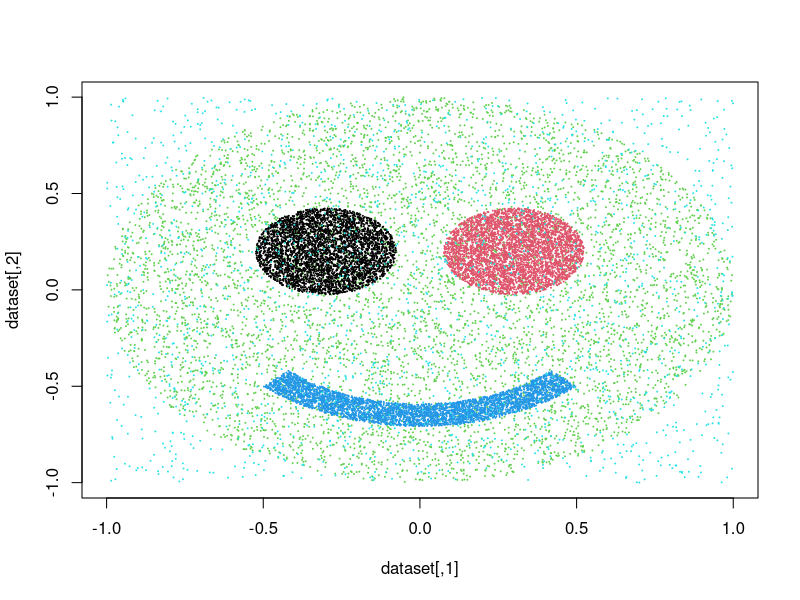
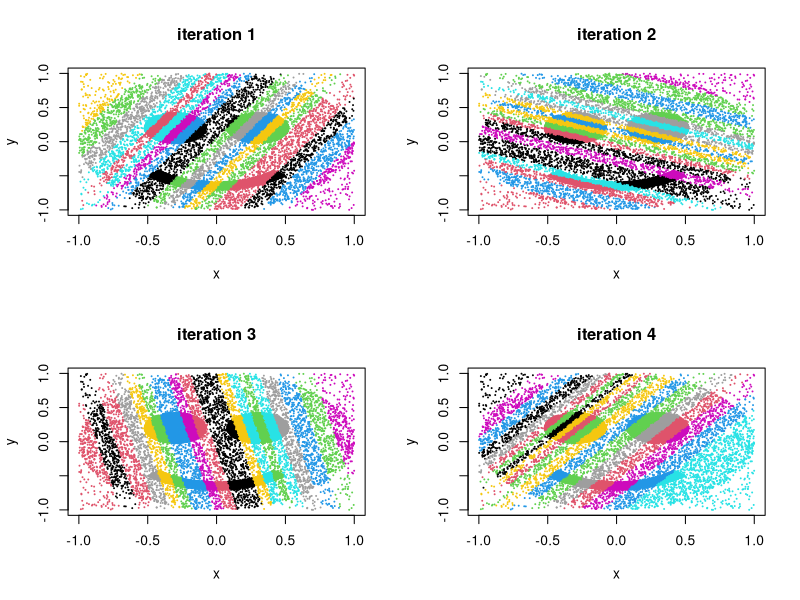
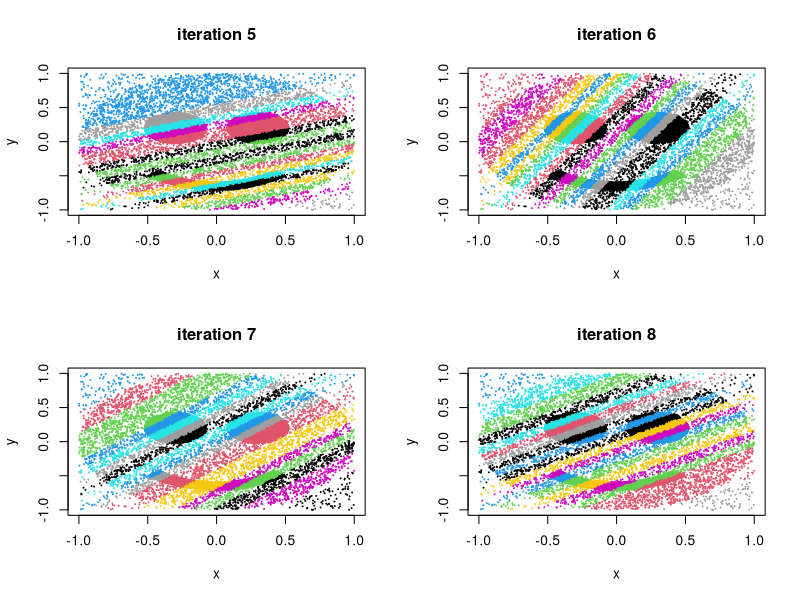
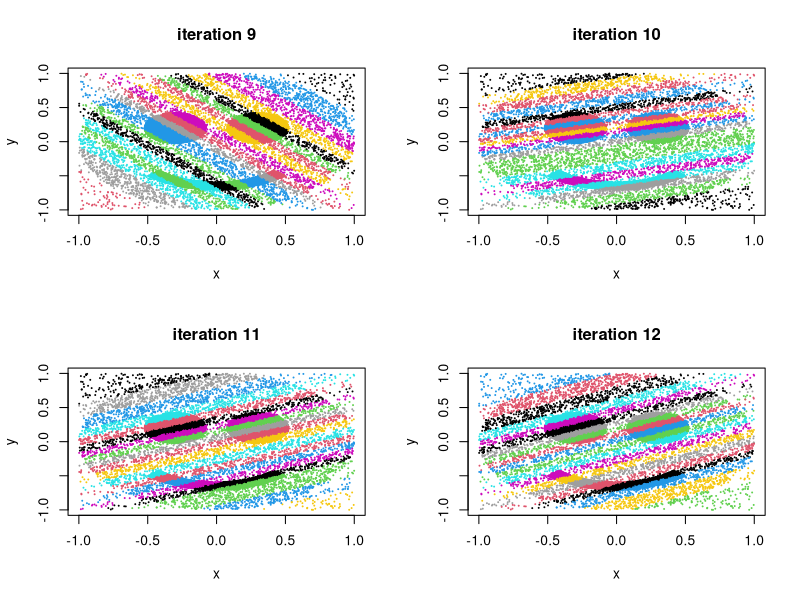
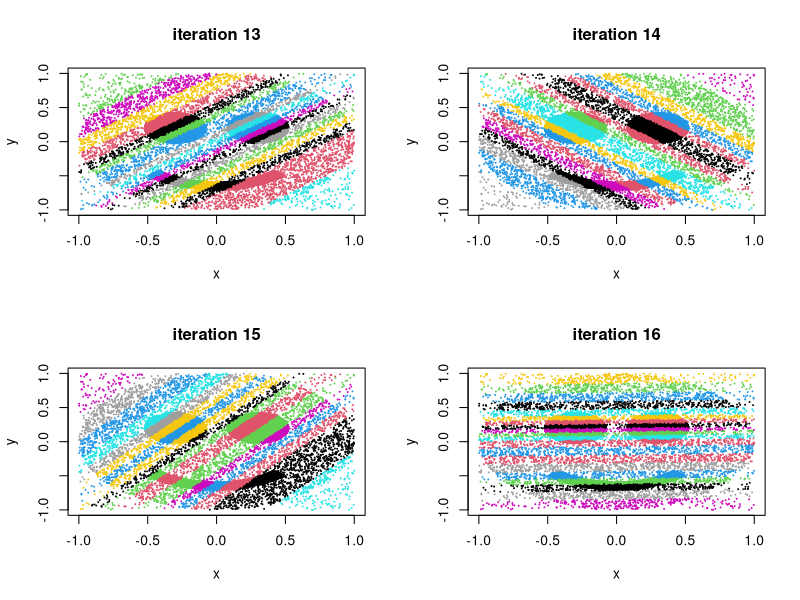
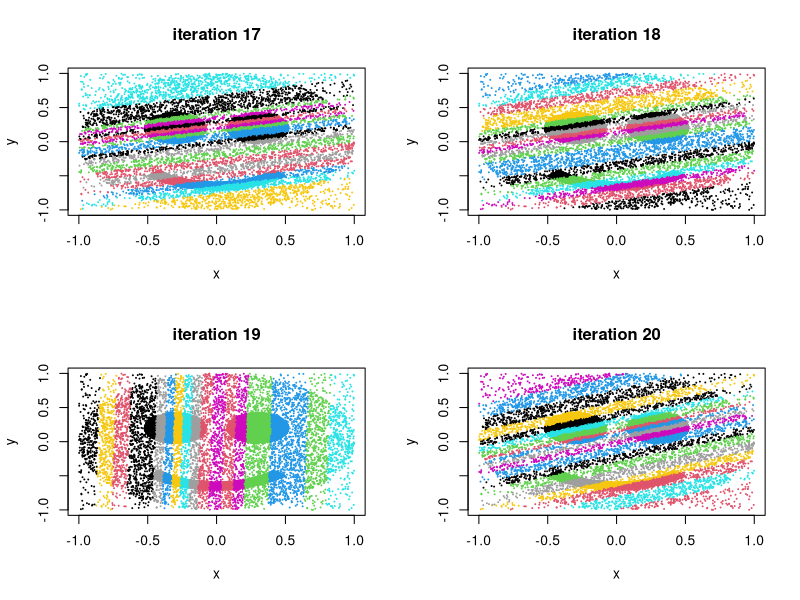
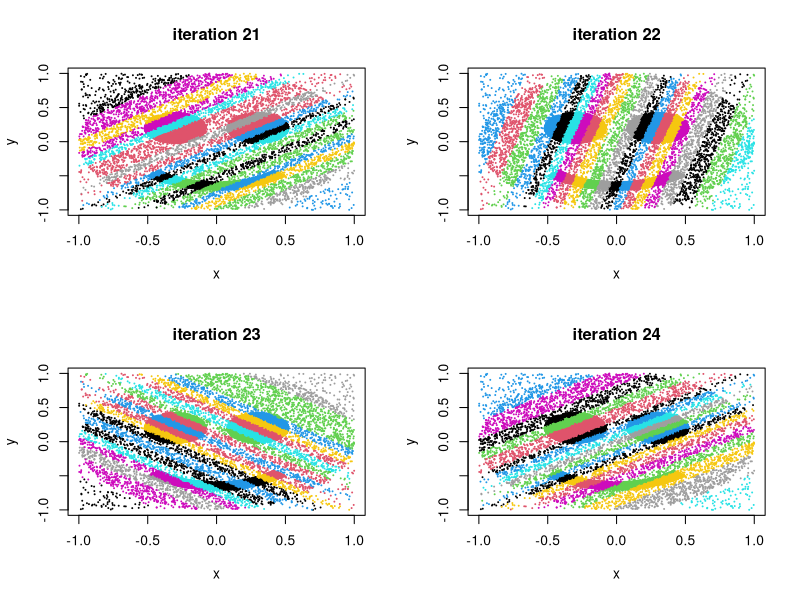
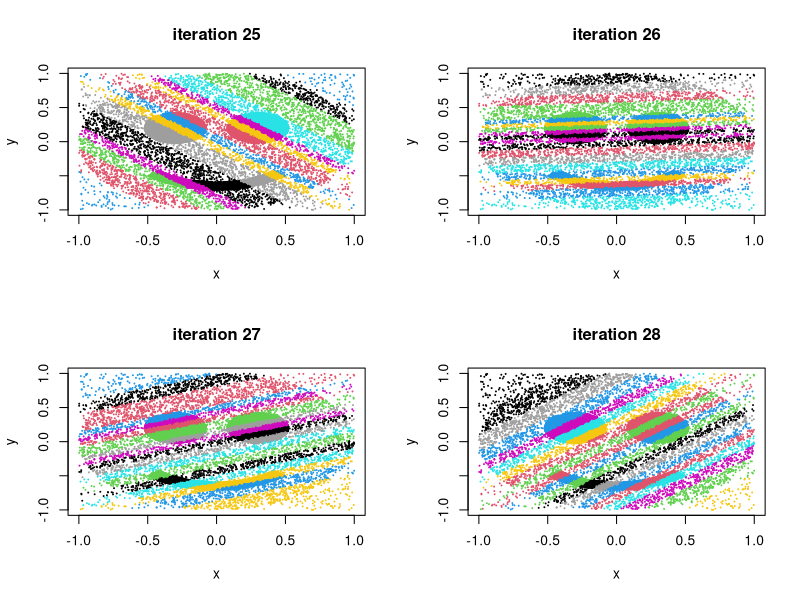

These figures' R source, in order: (Note: this script raises an error after producing the figures.)
##new smiley face generator
#generate fake data
nface = 6000
neye1 = 4000
neye2 = 4000
nmouth = 4000
noutliers = 2000

draw_circle <- function(n,center = c(0,0),maxradius = 1) {
  radius <- runif(n,0,maxradius)
  theta <- runif(n,0,2*pi)
  cbind(center[1] + sqrt(radius) * cos(theta),center[2] + sqrt(radius) * sin(theta))
}

draw_arc <- function(n,thetalimits = c(1.25* pi, 1.75*pi ), radius = .35, jitter = .15) {
  radius <- runif(n,radius,radius+jitter)
  theta <- runif(n, thetalimits[1], thetalimits[2])
  cbind(sqrt(radius) * cos(theta),sqrt(radius) * sin(theta))
}

draw_unif <- function(n, radius = 1) {
  cbind( runif(n, -radius, radius), runif(n, -radius, radius) )
}

dataset <- rbind(draw_circle(nface),
                 draw_circle(neye1,c(-.3,.2),.05),
                 draw_circle(neye1,c(.3,.2),.05),
                 draw_arc(nmouth),
                 draw_unif(noutliers))

labels = factor(
  c(rep("face",nface),
    rep("eye1",neye1),
    rep("eye2",neye2),
    rep("mouth",nmouth),
    rep("outliers",noutliers)
    ))

plot(dataset,col=labels,cex=.1)



###TRY SPIRAL DATASET
#dataset <- rbind(draw_arc(2000, c(0,2*pi), 6 , .005),
#                 draw_arc(2000, c(0,2*pi), 15 , .005))
#plot(dataset)






require(slam)
require(Matrix)
#library(methods)
#source("C:/Users/sramesh/Documents/GitHub/helper.R") #helper functions

factor2sparseMatrix <- function(v) {
  sparseMatrix(i=1:length(v),j=as.numeric(v),x=1,
               dims=c(length(v),nlevels(v)),
               dimnames = list(i = names(v), j = levels(v)))
}

dtm <- data.matrix(dataset)

###PART 1
N <- dim(dtm)[1]
D <- dim(dtm)[2]
datamatrix <- dtm

H <- 80
png(file=paste("smiley_projections.png"),height=10, width=10, units="in", res=600)
par(mfrow=c(2,2))
iterationoutput<- sapply(1:H, function(x) {
  print(paste("iteration",x))
  #s<- sample(1:dim(smiley)[1],800)
  s <- 1:dim(datamatrix)[1]
  #draw random projection
  proj <- matrix(rnorm(D*1,0,1),nrow=D)
  projdata <- datamatrix %*% proj
  K <- 20
  cl <- kmeans(projdata, K)
  plot(datamatrix[s,],col=cl$cluster, main = paste("iteration",x), xlab= 'x', ylab='y', cex=.1)
  data.frame(partid = x,
             docid = s,
             kid = cl$cluster, row.names=NULL)
}, simplify=FALSE)
par(mfrow=c(1,1))
dev.off()
partitions <- do.call(rbind,iterationoutput)


##PART 2
partitions$docid <- factor(partitions$docid,levels=1:N)
partitions$hyperedge <- factor(paste(partitions$partid,partitions$kid))
iterationclusters <- long_to_stm(partitions,ivar="hyperedge",jvar="docid",var="hyperedge")
iterationexists <- as.sparseMatrix(long_to_stm(partitions,ivar="hyperedge",jvar="docid",var="kid")) >0



spectral <- function(m,k) {
  print("constructing laplacian")
  diag(m) <- 0
  Dsqrt = Diagonal(ncol(m),1/sqrt(rowSums(m)))
  m = as.matrix(Dsqrt %*% m %*% Dsqrt)
  print("computing eigenvectors")
  ev <- eigen(m, symmetric=TRUE)
  topk <- ev$vectors[,1:k]
  topk = apply(topk, 2, function(x) (x-mean(x))/sd(x))
  cl <- kmeans(topk,k,nstart=5)$cluster
}

hypergraph <- iterationexists %*% t(iterationexists)
clustercounts <- diag(hypergraph)
norm <- sqrt(clustercounts) %o% sqrt(clustercounts)
lift <- hypergraph/norm

uniongraph <- outer(clustercounts,clustercounts,function(X,Y) X + Y) -hypergraph
jaccard <- hypergraph / uniongraph

k<- 4

##schema:
##lift_cluster, lift_x, lift_y, jaccard_cluster, jaccard_x, jaccard_y

outmat <- do.call(cbind,lapply (list(hyp=hypergraph), function(g){
  #dmat <- as.matrix(1-g)
  dmat <- exp(-g)
  l4p <- cmdscale(dmat)*100
  #affinity = ifelse(as.matrix(g)>quantile(as.vector(g),1-1/H),1,0.0001)
  #affinity = exp(-dmat /(.05 * sd(dmat)^2))
  affinity = g
  cl <- spectral(affinity,k)
  cbind(cl,l4p)
}))

metalabel.sizes <- rowSums(iterationexists)
metalabel.labels <- factor(outmat[,1],levels=1:k)
metalabel.assign <- factor2sparseMatrix(metalabel.labels)
votematrix = t(metalabel.assign) %*% iterationexists
ensemblelabels = apply(votematrix,2,which.max)
entropy = apply(votematrix,2, function(x) -sum(x/sum(x)*log(x/sum(x)),na.rm = TRUE))
colorvar.entropy <- convertcolor(entropy,ncolors=100, start="blue",end="yellow")

density = as.vector(log(metalabel.sizes) %*% iterationexists)
colorvar.density <- convertcolor(-density,ncolors=100, start="blue",end="yellow")

metalabel.coords <- outmat[,2:3]
ensemble.coords = t(t(metalabel.coords) %*% iterationexists)/H

#raw data with labels
png(file=paste("smiley_labels.png"),height=6, width=10, units="in", res=800)
par(mfrow=c(1,2))
plot(dataset,col=labels,cex=.1, xlab="smiley x", ylab ="smiley y", main = "colored by ground truth")
plot(dataset,col=ensemblelabels,cex=.1, xlab="smiley x", ylab ="smiley y", main = "colored by ensemble labels")
dev.off()

png(file=paste("smiley_outliers.png"),height=6, width=10, units="in", res=800)
par(mfrow=c(1,2))
plot(dataset,col=colorvar.entropy,cex=.1, xlab="smiley x", ylab ="smiley y", main = "colored by entropy")
plot(dataset,col=colorvar.density,cex=.1, xlab="smiley x", ylab ="smiley y", main = "colored by density")
par(mfrow=c(1,1))
dev.off()

png(file=paste("smiley_coords.png"),height=6, width=10, units="in", res=800)
par(mfrow=c(1,2))
plot(ensemble.coords[,1],ensemble.coords[,2],col=labels,cex=.1, xlab = "ensemble coord x", ylab= "ensemble coord y", main = "colored by ground truth")
plot(ensemble.coords[,1],ensemble.coords[,2],col=ensemblelabels,cex=.1, xlab = "ensemble coord x", ylab= "ensemble coord y", main = "colored by ensemble labels")
par(mfrow=c(1,1))
dev.off()




##metaclustering matrix
png(file=paste("metaclustering_pre.png"),height=5, width=5, units="in", res=600)
image(hypergraph)
dev.off()
png(file=paste("metaclustering_post.png"),height=5, width=5, units="in", res=600)
image(hypergraph[order(outmat[,4]),order(outmat[,4])])
dev.off()


##plotting points


plist <- c(4300, 10000, 15000)

png(file=paste("smiley_layoutexplain.png"),height=9, width=6, units="in", res=400)
par(mfrow=c(3,2))
sapply(plist,function(p) {

  plot(datamatrix, xlab="", ylab="",cex=.1, main="point in original data")
  points(datamatrix[p,1], datamatrix[p,2], pch="X", col="blue", cex=2)
  hyperedges <- which(iterationexists[,p])
  
  plot(metalabel.coords,cex=.3, xlab = "", ylab="", main = "ensemble coordinates")
  points(metalabel.coords[hyperedges,], pch="X", col="red",cex=1)
  segments(metalabel.coords[hyperedges,1],metalabel.coords[hyperedges,2],
           ensemble.coords[p,1],ensemble.coords[p,2],col="yellow",cex=.1)
  points(ensemble.coords[p,1],ensemble.coords[p,2],col="blue",pch="X", cex=2)
  TRUE
})
par(mfrow=c(1,1))
dev.off()
